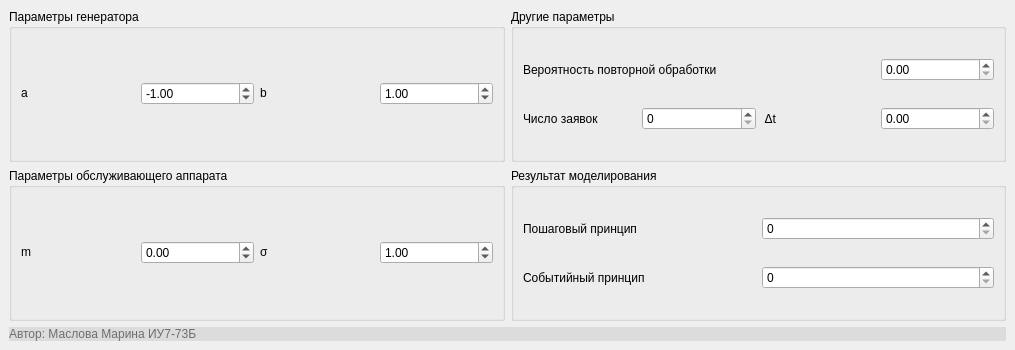
<?xml version="1.0" encoding="UTF-8"?>
<ui version="4.0">
 <class>MainWindow</class>
 <widget class="QMainWindow" name="MainWindow">
  <property name="geometry">
   <rect>
    <x>0</x>
    <y>0</y>
    <width>1015</width>
    <height>350</height>
   </rect>
  </property>
  <property name="windowTitle">
   <string>Маслова Марина ИУ7-73Б Лабораторная работа №4</string>
  </property>
  <widget class="QWidget" name="centralwidget">
   <layout class="QGridLayout" name="gridLayout_6">
    <item row="0" column="0">
     <layout class="QGridLayout" name="gridLayout_5">
      <item row="0" column="1">
       <widget class="QGroupBox" name="gbOthersParams">
        <property name="title">
         <string>Другие параметры</string>
        </property>
        <layout class="QGridLayout" name="gridLayout">
         <item row="0" column="3">
          <widget class="QDoubleSpinBox" name="dsbProbability">
           <property name="maximum">
            <double>1.000000000000000</double>
           </property>
           <property name="singleStep">
            <double>0.100000000000000</double>
           </property>
          </widget>
         </item>
         <item row="1" column="1">
          <widget class="QSpinBox" name="sbRequestNum">
           <property name="maximum">
            <number>10000</number>
           </property>
          </widget>
         </item>
         <item row="1" column="0">
          <widget class="QLabel" name="lblRequestNum">
           <property name="text">
            <string>Число заявок</string>
           </property>
          </widget>
         </item>
         <item row="0" column="0" colspan="3">
          <widget class="QLabel" name="lblProbabiltiry">
           <property name="text">
            <string>Вероятность повторной обработки</string>
           </property>
          </widget>
         </item>
         <item row="1" column="3">
          <widget class="QDoubleSpinBox" name="dsbDeltaT"/>
         </item>
         <item row="1" column="2">
          <widget class="QLabel" name="lblDeltaT">
           <property name="text">
            <string> Δt</string>
           </property>
          </widget>
         </item>
        </layout>
       </widget>
      </item>
      <item row="1" column="0">
       <widget class="QGroupBox" name="gbProcessorParams">
        <property name="sizePolicy">
         <sizepolicy hsizetype="Minimum" vsizetype="Minimum">
          <horstretch>0</horstretch>
          <verstretch>0</verstretch>
         </sizepolicy>
        </property>
        <property name="title">
         <string>Параметры обслуживающего аппарата</string>
        </property>
        <layout class="QGridLayout" name="gridLayout_4">
         <item row="0" column="3">
          <widget class="QDoubleSpinBox" name="sbSigma">
           <property name="sizePolicy">
            <sizepolicy hsizetype="Preferred" vsizetype="Fixed">
             <horstretch>0</horstretch>
             <verstretch>0</verstretch>
            </sizepolicy>
           </property>
           <property name="minimum">
            <double>0.010000000000000</double>
           </property>
           <property name="maximum">
            <double>1000.000000000000000</double>
           </property>
           <property name="singleStep">
            <double>0.010000000000000</double>
           </property>
           <property name="value">
            <double>1.000000000000000</double>
           </property>
          </widget>
         </item>
         <item row="0" column="2">
          <widget class="QLabel" name="lblSigma">
           <property name="sizePolicy">
            <sizepolicy hsizetype="Minimum" vsizetype="Fixed">
             <horstretch>0</horstretch>
             <verstretch>0</verstretch>
            </sizepolicy>
           </property>
           <property name="text">
            <string>σ </string>
           </property>
          </widget>
         </item>
         <item row="0" column="0">
          <widget class="QLabel" name="lblM">
           <property name="sizePolicy">
            <sizepolicy hsizetype="Minimum" vsizetype="Fixed">
             <horstretch>0</horstretch>
             <verstretch>0</verstretch>
            </sizepolicy>
           </property>
           <property name="text">
            <string>m</string>
           </property>
          </widget>
         </item>
         <item row="0" column="1">
          <widget class="QDoubleSpinBox" name="sbM">
           <property name="sizePolicy">
            <sizepolicy hsizetype="Preferred" vsizetype="Fixed">
             <horstretch>0</horstretch>
             <verstretch>0</verstretch>
            </sizepolicy>
           </property>
           <property name="minimum">
            <double>-1000.000000000000000</double>
           </property>
           <property name="maximum">
            <double>1000.000000000000000</double>
           </property>
           <property name="singleStep">
            <double>0.010000000000000</double>
           </property>
          </widget>
         </item>
        </layout>
       </widget>
      </item>
      <item row="0" column="0">
       <widget class="QGroupBox" name="gbGeneratorParams">
        <property name="sizePolicy">
         <sizepolicy hsizetype="Minimum" vsizetype="Minimum">
          <horstretch>0</horstretch>
          <verstretch>0</verstretch>
         </sizepolicy>
        </property>
        <property name="title">
         <string>Параметры генератора</string>
        </property>
        <layout class="QGridLayout" name="gridLayout_2">
         <item row="0" column="2">
          <widget class="QLabel" name="lblB">
           <property name="sizePolicy">
            <sizepolicy hsizetype="Minimum" vsizetype="Fixed">
             <horstretch>0</horstretch>
             <verstretch>0</verstretch>
            </sizepolicy>
           </property>
           <property name="text">
            <string>b</string>
           </property>
          </widget>
         </item>
         <item row="0" column="1">
          <widget class="QDoubleSpinBox" name="sbA">
           <property name="sizePolicy">
            <sizepolicy hsizetype="Preferred" vsizetype="Fixed">
             <horstretch>0</horstretch>
             <verstretch>0</verstretch>
            </sizepolicy>
           </property>
           <property name="minimum">
            <double>-1000.000000000000000</double>
           </property>
           <property name="maximum">
            <double>1000.000000000000000</double>
           </property>
           <property name="singleStep">
            <double>0.010000000000000</double>
           </property>
           <property name="value">
            <double>-1.000000000000000</double>
           </property>
          </widget>
         </item>
         <item row="0" column="0">
          <widget class="QLabel" name="lblA">
           <property name="sizePolicy">
            <sizepolicy hsizetype="Minimum" vsizetype="Fixed">
             <horstretch>0</horstretch>
             <verstretch>0</verstretch>
            </sizepolicy>
           </property>
           <property name="text">
            <string>a</string>
           </property>
          </widget>
         </item>
         <item row="0" column="3">
          <widget class="QDoubleSpinBox" name="sbB">
           <property name="sizePolicy">
            <sizepolicy hsizetype="Preferred" vsizetype="Fixed">
             <horstretch>0</horstretch>
             <verstretch>0</verstretch>
            </sizepolicy>
           </property>
           <property name="minimum">
            <double>-1000.000000000000000</double>
           </property>
           <property name="maximum">
            <double>1000.000000000000000</double>
           </property>
           <property name="singleStep">
            <double>0.010000000000000</double>
           </property>
           <property name="value">
            <double>1.000000000000000</double>
           </property>
          </widget>
         </item>
        </layout>
       </widget>
      </item>
      <item row="1" column="1">
       <widget class="QGroupBox" name="gbResults">
        <property name="title">
         <string>Результат моделирования</string>
        </property>
        <layout class="QGridLayout" name="gridLayout_3">
         <item row="0" column="3">
          <widget class="QSpinBox" name="sbMaxLen">
           <property name="maximum">
            <number>30000</number>
           </property>
          </widget>
         </item>
         <item row="0" column="2">
          <widget class="QLabel" name="lblMaxLen">
           <property name="text">
            <string>Пошаговый принцип</string>
           </property>
          </widget>
         </item>
         <item row="1" column="2">
          <widget class="QLabel" name="lblMaxLen_2">
           <property name="text">
            <string>Событийный принцип</string>
           </property>
          </widget>
         </item>
         <item row="1" column="3">
          <widget class="QSpinBox" name="sbMaxLen_2">
           <property name="maximum">
            <number>30000</number>
           </property>
          </widget>
         </item>
        </layout>
       </widget>
      </item>
      <item row="2" column="0" colspan="2">
       <widget class="QLabel" name="lblAuthor">
        <property name="sizePolicy">
         <sizepolicy hsizetype="Preferred" vsizetype="Fixed">
          <horstretch>0</horstretch>
          <verstretch>0</verstretch>
         </sizepolicy>
        </property>
        <property name="styleSheet">
         <string notr="true">background-color: rgb(220, 220, 220);
color: rgb(110, 110, 110);</string>
        </property>
        <property name="text">
         <string>Автор: Маслова Марина ИУ7-73Б</string>
        </property>
       </widget>
      </item>
     </layout>
    </item>
   </layout>
  </widget>
 </widget>
 <resources/>
 <connections/>
</ui>
